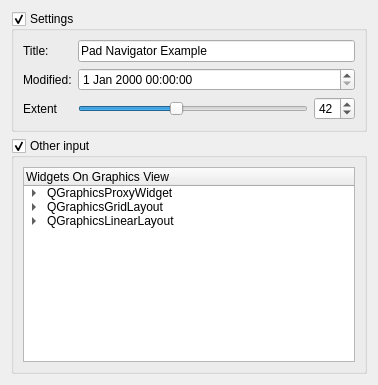
<ui version="4.0" >
 <class>Form</class>
 <widget class="QWidget" name="Form" >
  <property name="geometry" >
   <rect>
    <x>0</x>
    <y>0</y>
    <width>378</width>
    <height>385</height>
   </rect>
  </property>
  <property name="windowTitle" >
   <string>BackSide</string>
  </property>
  <layout class="QVBoxLayout" name="verticalLayout_2" >
   <item>
    <widget class="QGroupBox" name="groupBox" >
     <property name="title" >
      <string>Settings</string>
     </property>
     <property name="flat" >
      <bool>true</bool>
     </property>
     <property name="checkable" >
      <bool>true</bool>
     </property>
     <layout class="QGridLayout" name="gridLayout" >
      <item row="0" column="0" >
       <widget class="QLabel" name="label" >
        <property name="text" >
         <string>Title:</string>
        </property>
       </widget>
      </item>
      <item row="0" column="1" >
       <widget class="QLineEdit" name="hostName" >
        <property name="text" >
         <string>Pad Navigator Example</string>
        </property>
       </widget>
      </item>
      <item row="1" column="0" >
       <widget class="QLabel" name="label_2" >
        <property name="text" >
         <string>Modified:</string>
        </property>
       </widget>
      </item>
      <item row="2" column="0" >
       <widget class="QLabel" name="label_3" >
        <property name="text" >
         <string>Extent</string>
        </property>
       </widget>
      </item>
      <item row="2" column="1" >
       <layout class="QHBoxLayout" name="horizontalLayout" >
        <item>
         <widget class="QSlider" name="horizontalSlider" >
          <property name="value" >
           <number>42</number>
          </property>
          <property name="orientation" >
           <enum>Qt::Horizontal</enum>
          </property>
         </widget>
        </item>
        <item>
         <widget class="QSpinBox" name="spinBox" >
          <property name="value" >
           <number>42</number>
          </property>
         </widget>
        </item>
       </layout>
      </item>
      <item row="1" column="1" >
       <widget class="QDateTimeEdit" name="dateTimeEdit" />
      </item>
     </layout>
    </widget>
   </item>
   <item>
    <widget class="QGroupBox" name="groupBox_2" >
     <property name="title" >
      <string>Other input</string>
     </property>
     <property name="flat" >
      <bool>true</bool>
     </property>
     <property name="checkable" >
      <bool>true</bool>
     </property>
     <layout class="QHBoxLayout" name="horizontalLayout_2" >
      <item>
       <widget class="QTreeWidget" name="treeWidget" >
        <column>
         <property name="text" >
          <string>Widgets On Graphics View</string>
         </property>
        </column>
        <item>
         <property name="text" >
          <string>QGraphicsProxyWidget</string>
         </property>
         <item>
          <property name="text" >
           <string>QGraphicsWidget</string>
          </property>
          <item>
           <property name="text" >
            <string>QObject</string>
           </property>
          </item>
          <item>
           <property name="text" >
            <string>QGraphicsItem</string>
           </property>
          </item>
          <item>
           <property name="text" >
            <string>QGraphicsLayoutItem</string>
           </property>
          </item>
         </item>
        </item>
        <item>
         <property name="text" >
          <string>QGraphicsGridLayout</string>
         </property>
         <item>
          <property name="text" >
           <string>QGraphicsLayout</string>
          </property>
          <item>
           <property name="text" >
            <string>QGraphicsLayoutItem</string>
           </property>
          </item>
         </item>
        </item>
        <item>
         <property name="text" >
          <string>QGraphicsLinearLayout</string>
         </property>
         <item>
          <property name="text" >
           <string>QGraphicsLayout</string>
          </property>
          <item>
           <property name="text" >
            <string>QGraphicsLayoutItem</string>
           </property>
          </item>
         </item>
        </item>
       </widget>
      </item>
     </layout>
    </widget>
   </item>
  </layout>
 </widget>
 <tabstops>
  <tabstop>groupBox</tabstop>
  <tabstop>hostName</tabstop>
  <tabstop>dateTimeEdit</tabstop>
  <tabstop>horizontalSlider</tabstop>
  <tabstop>spinBox</tabstop>
  <tabstop>groupBox_2</tabstop>
  <tabstop>treeWidget</tabstop>
 </tabstops>
 <resources/>
 <connections>
  <connection>
   <sender>horizontalSlider</sender>
   <signal>valueChanged(int)</signal>
   <receiver>spinBox</receiver>
   <slot>setValue(int)</slot>
   <hints>
    <hint type="sourcelabel" >
     <x>184</x>
     <y>125</y>
    </hint>
    <hint type="destinationlabel" >
     <x>275</x>
     <y>127</y>
    </hint>
   </hints>
  </connection>
  <connection>
   <sender>spinBox</sender>
   <signal>valueChanged(int)</signal>
   <receiver>horizontalSlider</receiver>
   <slot>setValue(int)</slot>
   <hints>
    <hint type="sourcelabel" >
     <x>272</x>
     <y>114</y>
    </hint>
    <hint type="destinationlabel" >
     <x>190</x>
     <y>126</y>
    </hint>
   </hints>
  </connection>
 </connections>
</ui>
